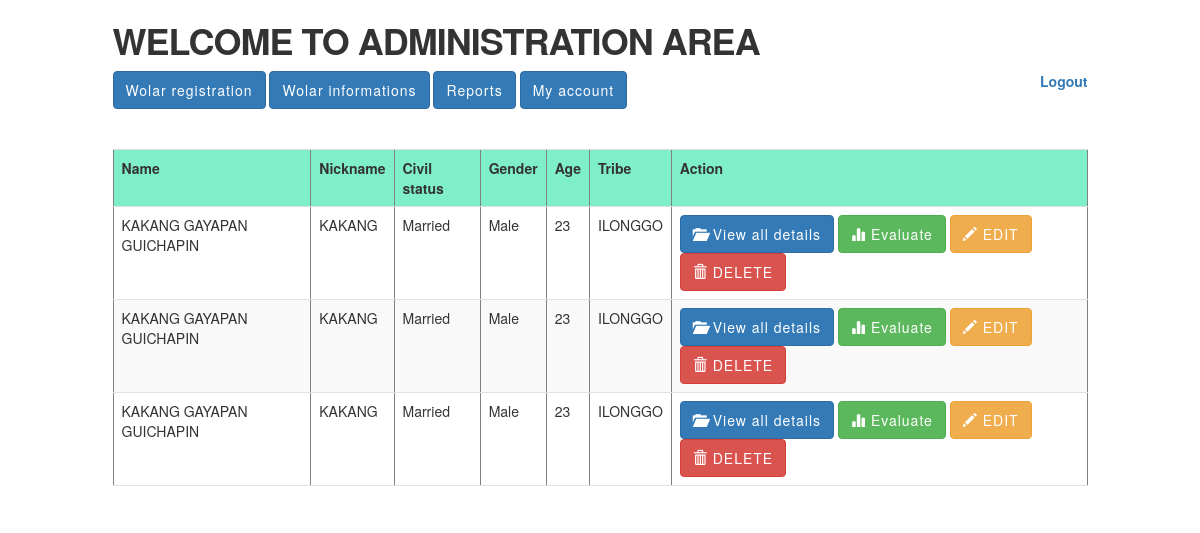
Page /wolar_information.php on the committed database.
### tables this page shows
CREATE TABLE `wolar_application` (
  `WOLAR_ID` int(10) NOT NULL,
  `NAME` varchar(40) NOT NULL,
  `NICKNAME` varchar(20) NOT NULL,
  `CIVILSTATUS` varchar(10) NOT NULL,
  `GENDER` text NOT NULL,
  `AGE` int(10) NOT NULL,
  `TRIBE` varchar(10) NOT NULL,
  `RELIGION` varchar(15) NOT NULL,
  `DATE_OF_BIRTH` text NOT NULL,
  `PLACE_OF_BIRTH` varchar(30) NOT NULL,
  `HIGH_SCHOOL` varchar(30) NOT NULL,
  `YEAR_GRADUATED_HIGH_SCHOOL` int(5) NOT NULL,
  `HIGH_SCHOOL_GRADE` int(10) NOT NULL,
  `HONORS_AWARD_RECEIVED` varchar(15) NOT NULL,
  `NCAE_GRADE` int(11) NOT NULL,
  `COLLEGE_UNIVERSITY_LAST_ATTENDED` varchar(20) NOT NULL,
  `TERM_YEAR_LAST_ATTENDED` varchar(20) NOT NULL,
  `COURSE_MAJOR` varchar(20) NOT NULL,
  `YEAR_LEVEL` varchar(15) NOT NULL,
  `WAG_TOTAL_UNITS_EARNED` int(11) NOT NULL,
  `CURRENT_ADDRESS` varchar(50) NOT NULL,
  `PROVINCIAL_ADDRESS` varchar(50) NOT NULL,
  `PHONENUMBER` text NOT NULL,
  `MOBILENUMBER` text NOT NULL,
  `EMAILADDRESS` text NOT NULL,
  `FINANCIAL_SUPPORT_NAME1` varchar(30) NOT NULL,
  `RELATION1` varchar(10) NOT NULL,
  `MONTHLY_SUPPORT1` int(10) NOT NULL,
  `FINANCIAL_SUPPORT_NAME2` varchar(30) NOT NULL,
  `RELATION2` varchar(10) NOT NULL,
  `MONTHLY_SUPPORT2` int(5) NOT NULL,
  `FINANCIAL_SUPPORT_NAME3` varchar(30) NOT NULL,
  `RELATION3` varchar(10) NOT NULL,
  `MONTHLY_SUPPORT3` int(5) NOT NULL,
  `WORK_EXPERIENCE` text NOT NULL,
  `FATHER` varchar(50) NOT NULL,
  `FATHER_OCCUPATION` varchar(40) NOT NULL,
  `FATHER_CONTACT_NUMBER` text NOT NULL,
  `MOTHER` varchar(50) NOT NULL,
  `MOTHER_OCCUPATION` varchar(40) NOT NULL,
  `MOTHER_CONTACT_NUMBER` text NOT NULL,
  `GUARDIAN` varchar(50) NOT NULL,
  `GUARDIAN_OCCUPATION` varchar(40) NOT NULL,
  `GUARDIAN_CONTACT_NUMBER` text NOT NULL,
  `LIVING_WITH_PARENTS` varchar(5) NOT NULL,
  `WORKING_WITH_GUARDIAN` varchar(5) NOT NULL,
  `NUMBER_OF_SIBLINGS` int(2) NOT NULL,
  `ALL_SIBLINGS_LIVING` varchar(5) NOT NULL,
  `NAME_OF_SIBLINGS` text NOT NULL,
  `SIBLINGS_AGE` text NOT NULL,
  `GRADE_YEAR_OCCUPATION` text NOT NULL,
  `REF_NAME1` varchar(30) NOT NULL,
  `REF_OCCUPATION1` varchar(20) NOT NULL,
  `REF_CONTACT_NUMBER1` text NOT NULL,
  `REF_NAME2` varchar(30) NOT NULL,
  `REF_OCCUPATION2` varchar(20) NOT NULL,
  `REF_CONTACT_NUMBER2` text NOT NULL,
  `REF_NAME3` varchar(30) NOT NULL,
  `REF_OCCUPATION3` varchar(20) NOT NULL,
  `REF_CONTACT_NUMBER3` text NOT NULL,
  `HEAR` text NOT NULL
);

### wolar_information.php (the view, shortened to what this page needs)
<!DOCTYPE html>
<html>
<head>
	<link rel="stylesheet" type="text/css" href="assets/css/skeleton.css"/>
	<link rel="stylesheet" type="text/css" href="bootstrap/css/bootstrap.min.css"/>
</head>
<body>
	<div class="container-fluid">
        <div class="col-md-10">
            <div class="row">
                <h1><strong>WELCOME TO ADMINISTRATION AREA</strong></h1>
                <label for="logout" class="u-pull-right"><a href="logout.php" style="text-decoration: none;">Logout</a></label>
                <a href="wolar_application_form.html"><button class="btn btn-primary">Wolar registration</button></a>
                <a href="wolar_information.php"><button class="btn btn-primary">Wolar informations</button></a>
                <a href="reports.php"><button class="btn btn-primary">Reports</button></a>
                <a href="my_account.php"><button class="btn btn-primary">My account</button></a>
            </div>
            <div class="row" style="margin-top: 40px;">
                <?php
                include 'connection.php';
                $sql = "SELECT * FROM wolar_application";
                $query = mysqli_query($con, $sql);
                $numRows = mysqli_num_rows($query); ?>
                <table class="table table-striped" border="1">
                    <tr>
                        <th style="background-color: #7fefca;">Name</th>
                        <th style="background-color: #7fefca;">Nickname</th>
                        <th style="background-color: #7fefca;">Civil status</th>
                        <th style="background-color: #7fefca;">Gender</th>
                        <th style="background-color: #7fefca;">Age</th>
                        <th style="background-color: #7fefca;">Tribe</th>
                        <th style="background-color: #7fefca;">Action</th>
                    </tr>
                <?php   while($row = mysqli_fetch_array($query)){ ?>
                            <tr>
                                <td><?php echo $row[1] ?></td>
                                <td><?php echo $row[2] ?></td>
                                <td><?php echo $row[3] ?></td>
                                <td><?php echo $row[4] ?></td>
                                <td><?php echo $row[5] ?></td>
                                <td><?php echo $row[6] ?></td>
                                <td>
                                    <a href="view_application_details.php?id=<?php echo $row['WOLAR_ID'] ?>"><button class="btn btn-primary"><span class="glyphicon glyphicon-folder-open"></span> View all details</button></a>
                                    <a href="evaluate.php?id=<?php echo $row[0] ?>"><button class="btn btn-success"><span class="glyphicon glyphicon-stats"></span> Evaluate</button></a>
                                    <a href="edit.php?id=<?php echo $row[0] ?>"><button class="btn btn-warning"><span class="glyphicon glyphicon-pencil"></span> EDIT</button></a>
                                    <a href="delete.php?id=<?php echo $row[0] ?>"><button class="btn btn-danger"><span class="glyphicon glyphicon-trash"></span> DELETE</button></a>
                                </td>
                            </tr>
                <?php   } ?>
                </table>
            </div>
        </div>
    </div>
</body>
</html>

### assets/css/skeleton.css (style rules this page uses)
html { font-size: 62.5%; }
body { font-size: 1.5em; line-height: 1.6; font-weight: 400; font-family: "Raleway", "HelveticaNeue", "Helvetica Neue", Helvetica, Arial, sans-serif; color: #222; }
h1, h2, h3, h4, h5, h6 { margin-top: 0; margin-bottom: 2rem; font-weight: 300; }
h1 { font-size: 4.0rem; line-height: 1.2; letter-spacing: -.1rem; }
@media (min-width: 550px) { h1 { font-size: 5.0rem; } }
a { color: #1EAEDB; }
.button, button, input[type="submit"], input[type="reset"], input[type="button"] { display: inline-block; height: 38px; padding: 0 30px; color: #555; text-align: center; font-size: 11px; font-weight: 600; line-height: 38px; letter-spacing: .1rem; text-transform: uppercase; text-decoration: none; white-space: nowrap; background-color: transparent; border-radius: 4px; border: 1px solid #bbb; cursor: pointer; box-sizing: border-box; }
label, legend { display: block; margin-bottom: .5rem; font-weight: 600; }
th, td { padding: 12px 15px; text-align: left; border-bottom: 1px solid #E1E1E1; }
th:first-child, td:first-child { padding-left: 0; }
th:last-child, td:last-child { padding-right: 0; }
button, .button { margin-bottom: 1rem; }
pre, blockquote, dl, figure, table, p, ul, ol, form { margin-bottom: 2.5rem; }
.u-pull-right { float: right; }
.container:after, .row:after, .u-cf { content: ""; display: table; clear: both; }

### rows in the picture
wolar_application: NAME "KAKANG GAYAPAN GUICHAPIN", NICKNAME "KAKANG", CIVILSTATUS "Married", GENDER "Male", AGE "23", TRIBE "ILONGGO"
wolar_application: NAME "KAKANG GAYAPAN GUICHAPIN", NICKNAME "KAKANG", CIVILSTATUS "Married", GENDER "Male", AGE "23", TRIBE "ILONGGO"
wolar_application: NAME "KAKANG GAYAPAN GUICHAPIN", NICKNAME "KAKANG", CIVILSTATUS "Married", GENDER "Male", AGE "23", TRIBE "ILONGGO"
